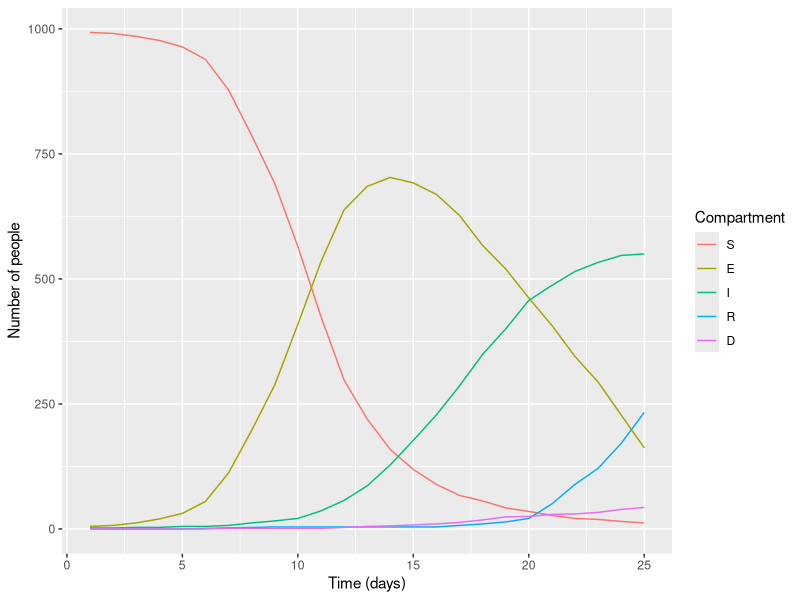

This chart was generated by the following R code:
######################################## 
# Robyn Stuart
# April 2024
######################################## 


######################################## 
# Agent based model
# Structure: SEIR (sus, exposed, infected, recovered)
# Agents are defined by their properties:
#   * person number
#   * disease state
#   * propensity for mixing (how much they are likely to mix with other agents)
# Population:
#   * a collection of agents
# Interactions:
#   * we will build these up over time, but initially the rules are S+E => E+E
######################################## 
# Define a population with 1 exposed person
Population <- data.frame(AgentNo = 1,
                         State = "E", 
                         Mixing = runif(1,0,1)) # Draw a random number that determines how much they like to mix

# Now add 9 susceptible people to the population
nPop <- 10
for (i in 2:nPop){
  Agent <- data.frame(AgentNo = i,
                       State = "S",
                       Mixing = runif(1,0,1))
  Population <- rbind(Population, Agent)
}

# Let's look at the agents
View(Population)

# Notice a couple of things: 
#     - if we run it again, the mixing numbers change
#     - we've defined their properties, now we need to know how interactions change these.


# Now we need to move them through time
# Let's look at Agent 1 in the model

# First we pull out their propensity of mixing/socialising
Mix1 <- Population$Mixing[1]

# Then we use this to determine how many people they'll meet
Contacts1 <- round(Mix1*3, 0) # Here we assume they meet 0-3 people

# Then we figure out who these people they meet are
ContactNos1 <- sample(1:nPop, Contacts1, replace=TRUE)
# This tells us that person 1 meets "Contact1" people, and we also know who these people are
# Now let's see what happens at each of these meetings!

# Loop over all of this person's contacts
for (j in 1:length(ContactNos1)) {
  # Grab who they meet
  Agent <- Population[ContactNos1[j],]
  # If they meet someone who's exposed, then they become exposed
  if (Agent$State=="E"){
    Population$State[1] <- "E"
  }
}

#######
# We need to do this for everyone in the model: let's make another loop.
for (i in 1:nPop) {
  # First we pull out this person's propensity of mixing/socialising
  Mix <- Population$Mixing[i]
  # Then we use this to determine how many people they'll meet
  Contacts <- round(Mix*3,0)
  # Then we figure out who these people they meet are
  ContactNos <- sample(1:nPop, Contacts, replace=TRUE)
  # Did they meet anyone?
  if (length(ContactNos)>0){ 
    # Now let's see what happens at each of these meetings!
    for (j in 1:length(ContactNos)) {
      # Grab who they meet
      Agent <- Population[ContactNos[j],]
      # If they meet someone who's exposed, then they become exposed
      if (Agent$State=="E"){
        Population$State[i] <- "E"
      }
    }
  }
}

# Let's look at the population again
View(Population)

# Lots of people have become exposed! 
# Eventually, everyone is exposed
# An easier way to see this is to look at a summary table.
table(Population$State) 
# This means we can simulate more people and just look at the summary statistics

# Let's make it a little more realistic. We'll remake the population and
# take the same code as we used above, but now we'll incorporate the info
# about how likely people are to mix
Population <- data.frame(AgentNo = 1,
                         State = "E",
                         Mixing = runif(1,0,1))
nPop1 <- 100
for (i in 2:nPop1){
  Agent <- data.frame(AgentNo = i,
                      State = "S",
                      Mixing = runif(1,0,1))
  Population <- rbind(Population, Agent)
}

# Now we'll simulate what happens over a single timestep
for (i in 1:nPop1) {
  # First we pull out this person's propensity of socialising
  Mix <- Population$Mixing[i]
  # Then we use this to determine how many people they'll meet
  Contacts <- round(Mix*3,0) + 1 # CHANGE 1: ensure that everyone meets at least 1 person
  # Then we figure out who these people they meet are
  ContactNos <- sample(1:nPop1,
                       Contacts, 
                       replace=TRUE,
                       prob=Population$Mixing) # CHANGE 2: Use mixing probabailities
  # Now let's see what happens at each of these meetings!
  for (j in 1:length(ContactNos)) {
    # Grab who they meet
    Agent <- Population[ContactNos[j],]
    if (Agent$State=="E"){
      # CHANGE 3: Toss a coin to figure out if they get exposed at this meeting
      Coin <- runif(1,0,1)
      if (Coin < 0.5){
        Population$State[i] <- "E"
      }
    }
  }
}
table(Population$State) 

# After a few steps, nearly everyone is exposed! Let's look at the remaining susceptibles
Population[Population$State=="S",]
# Often, it's people with low mixing parameters that avoid exposure



#################################################
# Simulating the agent-based model over time
#################################################

# Here we define a function that generates our population
PopGen <- function( nPop, E0, I0 ){
  # Inputs:
  # * nPop: population size
  # * E0: number of people initially exposed
  # * I0: number of people initially infected
  # Create a population of susceptibles
  Population <- data.frame( AgentNo = 1:nPop,
                        State = "S",
                        Mixing = runif(nPop,0,1),
                        TimeE = 0, # the time that they remain exposed
                        TimeI = 0, # the duration of their infection
                        stringsAsFactors = FALSE )
  Population$State[1:E0] <- "E"
  Population$TimeE[1:E0] <- rbinom( E0, 13, 0.5) + 1
  Population$State[(E0+1):(E0 + I0)] <- "I"
  Population$TimeI[(E0+1):(E0 + I0)] <- rbinom( I0, 12, 0.5 ) + 1
  return( Population )
}

nPop <- 100
myPop <- PopGen( nPop, E0 = 2, I0 = 3 )

# Generate some parameters
par <- data.frame( MaxMix = 10, # Maximum number of contacts in a day
                    S2E = 0.25, # analagous to beta - the probability of becoming exposed if susceptible
                    E2I = 0.1, 
                    I2D = 0.05) # adding in mortality - each infected person can die

# Now we define a function that simulates our ABM!
ABM <- function( Population, par, nTime ){
  nPop <- nrow( Population )
  Out <- data.frame( S = rep( 0, nTime ),
                      E = rep( 0, nTime),
                      I = rep( 0, nTime),
                      R = rep( 0, nTime),
                      D = rep( 0, nTime))
  # Move the people through time.
  for(k in 1:nTime){  
    # Moving People Through time.
    StateS1 <- (1:nPop)[Population$State == "S" ]
    StateSE1 <- (1:nPop)[Population$State == "S" | 
                           Population$State == "E" ]
    for( i in StateS1 ){
      # Determine if they like to meet others
      Mix <- Population$Mixing[ i ]
      # How many agents will they meet
      Contacts <- round( Mix*par$MaxMix, 0 ) + 1
      # Grab the agents they will meet
      ContactNos <- sample( StateSE1, 
                       Contacts, 
                       replace = TRUE,
                       prob = Population$Mixing[StateSE1] )
      for( j in 1:length(ContactNos) ){
        # Grab who they will meet
        Agent <- Population[ ContactNos[j], ]
        # If exposed change State
        if( Agent$State == "E" ){
          Coin <- runif(1,0,1)
          if( Coin < par$S2E ){
            Population$State[i] <- "E"
          }
        }
      }
    }
    # Grab those who have been exposed and increment time
    StateE1 <- (1:nPop)[Population$State == "E" ]
    Population$TimeE[StateE1] = Population$TimeE[StateE1] + 1
    StateE2 <- (1:nPop)[Population$State == "E" & 
                          Population$TimeE > 14]
    Population$State[ StateE2 ] <- "R"
    # Grab those who could become sick
    StateE3 <- (1:nPop)[Population$State == "E" & 
                          Population$TimeE > 3 ]
    for( i in StateE3 ){
      # Randomly assign whether they get sick or not.
      Coin <- runif(1,0,1)
      if( Coin < par$E2I ){
        Population$State[i] <- "I"
      }
    }
    # Update how long they have been sick.
    StateI1 <- (1:nPop)[Population$State == "I" ]
    Population$TimeI[StateI1] = Population$TimeI[StateI1] + 1
    StateI2 <- (1:nPop)[Population$State == "I" & 
                           Population$TimeI > 14]
    Population$State[ StateI2 ] <- "R"
    StateI3 <- (1:nPop)[Population$State == "I" & 
                           Population$TimeI < 15]
    Population$State[StateI3] <- ifelse( 
      runif( length(StateI3),0,1) > par$I2D, "I", "D")
    
    Out$S[k] <- length( Population$State[Population$State == "S"] )
    Out$E[k] <- length( Population$State[Population$State == "E"] ) 
    Out$I[k] <- length( Population$State[Population$State == "I"] )
    Out$R[k] <- length( Population$State[Population$State == "R"] )
    Out$D[k] <- length( Population$State[Population$State == "D"] ) 
  }
  return( Out )
}

Population <- PopGen( 1000, E0 = 5, I0 = 2 )
par <- data.frame( MaxMix = 5,
                    S2E = 0.15,
                    E2I = 0.1,
                    I2D = 0.01)
Model1 <- ABM( Population, par, nTime = 25 )

# Plot results
library(ggplot2)
library(reshape2)
Model1$t <- seq(1,25)
output_long <- melt(Model1, id = "t") 
ggplot(data = output_long,                                               
       aes(x = t, y = value, colour = variable, group = variable)) +  
  geom_line() +                                                          
  xlab("Time (days)")+                                                   
  ylab("Number of people") +                                
  labs(colour = "Compartment")




